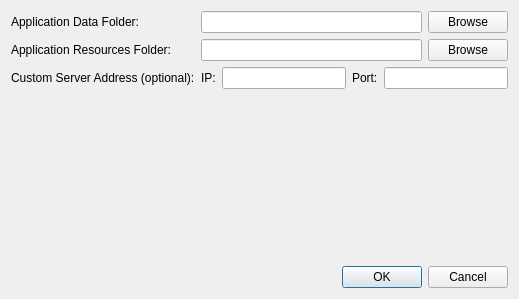
<?xml version="1.0" encoding="UTF-8"?>
<ui version="4.0">
 <class>PreferencesDialog</class>
 <widget class="QDialog" name="PreferencesDialog">
  <property name="geometry">
   <rect>
    <x>0</x>
    <y>0</y>
    <width>519</width>
    <height>299</height>
   </rect>
  </property>
  <property name="windowTitle">
   <string>OwNet Client - Preferences</string>
  </property>
  <layout class="QVBoxLayout" name="verticalLayout">
   <item>
    <layout class="QFormLayout" name="formLayout">
     <property name="fieldGrowthPolicy">
      <enum>QFormLayout::ExpandingFieldsGrow</enum>
     </property>
     <item row="1" column="0">
      <widget class="QLabel" name="label">
       <property name="text">
        <string>Application Data Folder:</string>
       </property>
       <property name="alignment">
        <set>Qt::AlignRight|Qt::AlignTrailing|Qt::AlignVCenter</set>
       </property>
      </widget>
     </item>
     <item row="1" column="1">
      <layout class="QHBoxLayout" name="horizontalLayout">
       <item>
        <widget class="QLineEdit" name="leAppDataPath"/>
       </item>
       <item>
        <widget class="QPushButton" name="btnAppDataBrowse">
         <property name="text">
          <string>Browse</string>
         </property>
        </widget>
       </item>
      </layout>
     </item>
     <item row="2" column="0">
      <widget class="QLabel" name="label_2">
       <property name="text">
        <string>Application Resources Folder:</string>
       </property>
       <property name="alignment">
        <set>Qt::AlignRight|Qt::AlignTrailing|Qt::AlignVCenter</set>
       </property>
      </widget>
     </item>
     <item row="2" column="1">
      <layout class="QHBoxLayout" name="horizontalLayout_2">
       <item>
        <widget class="QLineEdit" name="leAppResourcesPath"/>
       </item>
       <item>
        <widget class="QPushButton" name="btnAppResourcesBrowse">
         <property name="text">
          <string>Browse</string>
         </property>
        </widget>
       </item>
      </layout>
     </item>
     <item row="3" column="0">
      <widget class="QLabel" name="label_3">
       <property name="text">
        <string>Custom Server Address (optional):</string>
       </property>
      </widget>
     </item>
     <item row="3" column="1">
      <layout class="QHBoxLayout" name="horizontalLayout_5">
       <item>
        <widget class="QLabel" name="label_4">
         <property name="text">
          <string>IP:</string>
         </property>
        </widget>
       </item>
       <item>
        <widget class="QLineEdit" name="leCustomServerIP"/>
       </item>
       <item>
        <widget class="QLabel" name="label_5">
         <property name="text">
          <string>Port:</string>
         </property>
        </widget>
       </item>
       <item>
        <widget class="QLineEdit" name="leCustomServerPort"/>
       </item>
      </layout>
     </item>
    </layout>
   </item>
   <item>
    <widget class="QDialogButtonBox" name="buttonBox">
     <property name="orientation">
      <enum>Qt::Horizontal</enum>
     </property>
     <property name="standardButtons">
      <set>QDialogButtonBox::Cancel|QDialogButtonBox::Ok</set>
     </property>
    </widget>
   </item>
  </layout>
 </widget>
 <resources/>
 <connections>
  <connection>
   <sender>buttonBox</sender>
   <signal>accepted()</signal>
   <receiver>PreferencesDialog</receiver>
   <slot>accept()</slot>
   <hints>
    <hint type="sourcelabel">
     <x>248</x>
     <y>254</y>
    </hint>
    <hint type="destinationlabel">
     <x>157</x>
     <y>274</y>
    </hint>
   </hints>
  </connection>
  <connection>
   <sender>buttonBox</sender>
   <signal>rejected()</signal>
   <receiver>PreferencesDialog</receiver>
   <slot>reject()</slot>
   <hints>
    <hint type="sourcelabel">
     <x>316</x>
     <y>260</y>
    </hint>
    <hint type="destinationlabel">
     <x>286</x>
     <y>274</y>
    </hint>
   </hints>
  </connection>
 </connections>
</ui>
